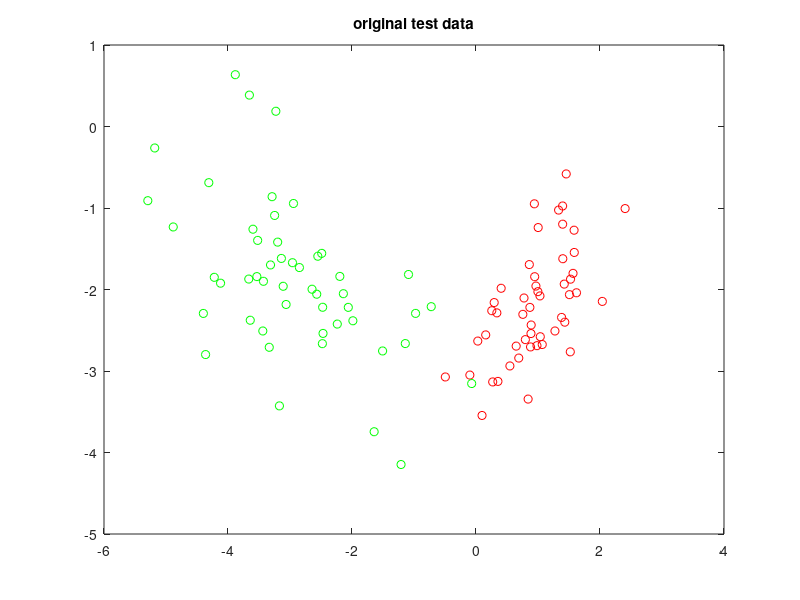
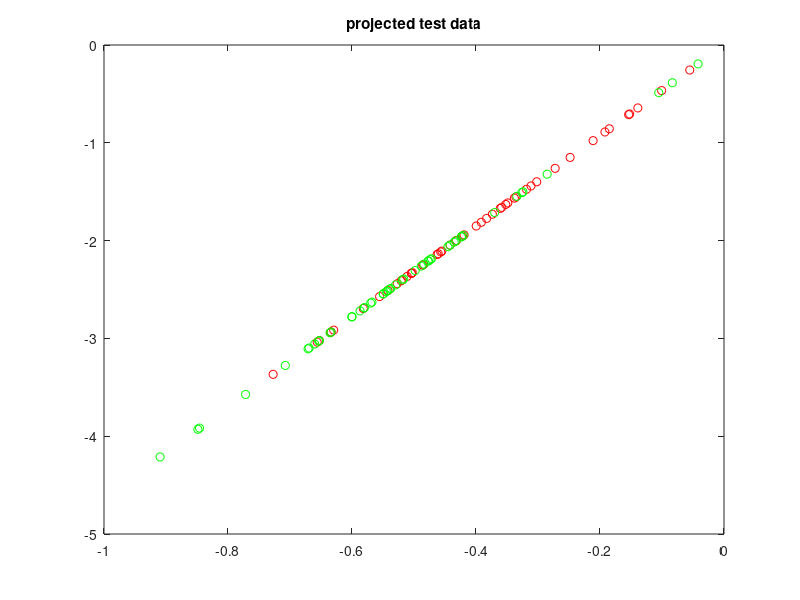
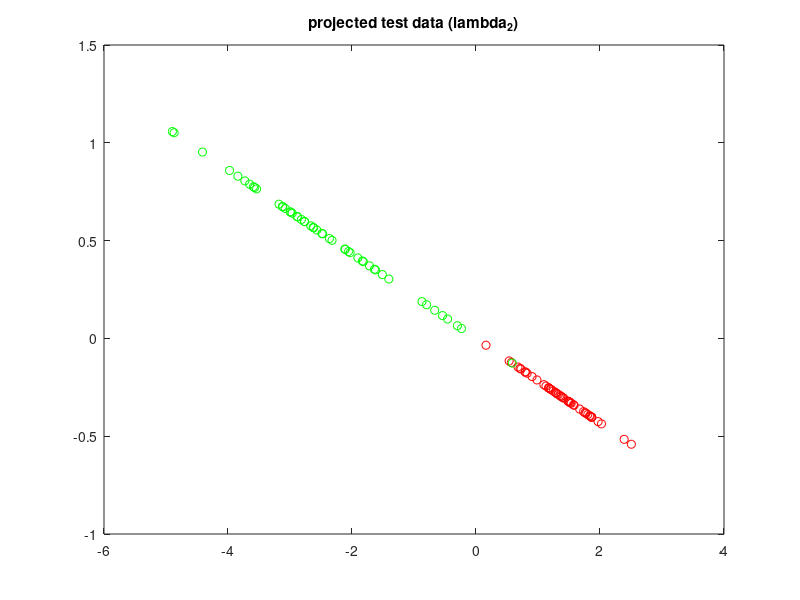

These charts were generated, in order, by the following MATLAB code:
%% Generate dataset
D = 2; % num dimensions
C = 2; % num classes
N = 100; % num data per class
close all

ms = rand(D,C)*6-3;
vars = zeros(D,D,C);

A = {};
test = zeros(D,N/2,C);
S = zeros(D,D,C);
for i = 1:C
    vs = rand(D,D)*2-1;
    vars(:,:,i) = vs*vs';
    A{i} = mvnrnd(ms(:,i),vars(:,:,i),N/2)';
    test(:,:,i) = mvnrnd(ms(:,i),vars(:,:,i),N/2)';
    S(:,:,i) = A{i}*A{i}';
end

St = S(:,:,1)+S(:,:,2);
[U,V] = eigs(St);
P = U*inv(V)^(.5);

Sp1 = P'*S(:,:,1)*P;
Sp2 = P'*S(:,:,2)*P;
[q1,v1] = eigs(Sp1);
v = diag(v1);
proj1 = q1(:,1);
proj2 = q1(:,2);


subsp1 = proj1*proj1'*test(:,:,1);
subsp2 = proj1*proj1'*test(:,:,2);

plot(test(1,:,1),test(2,:,1),'ro',test(1,:,2),test(2,:,2),'go')
title('original test data')
figure
plot(subsp1(1,:),subsp1(2,:),'ro',subsp2(1,:),subsp2(2,:),'go')
title('projected test data')

subsp12 = proj2*proj2'*test(:,:,1);
subsp22 = proj2*proj2'*test(:,:,2);
figure
plot(subsp12(1,:),subsp12(2,:),'ro',subsp22(1,:),subsp22(2,:),'go')
title('projected test data (lambda_2)')